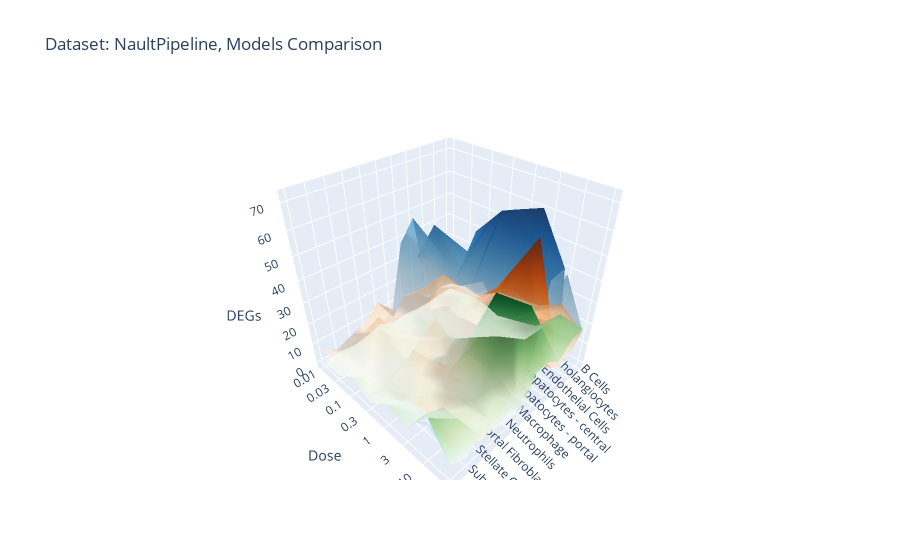
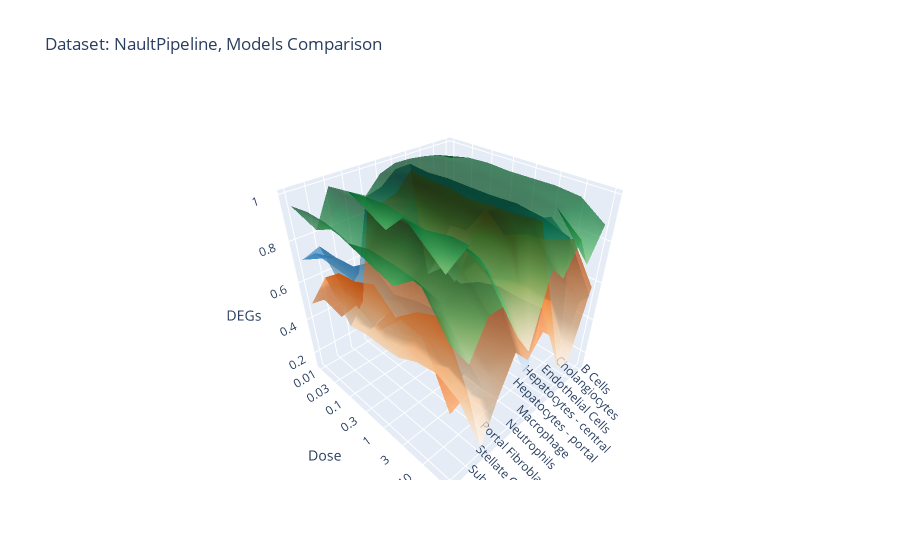

Here is the notebook cell these charts were saved with, in order:
### Markdown cell above
## 3d interactive

### Code cell
import plotly.graph_objects as go
import pandas as pd
import numpy as np


def get_3d(metric, models=MODELS, dataset='NaultPipeline'):
    dataset = METRICS_DF[METRICS_DF['dataset'] == dataset].sort_values(by=['dose', 'cell_type_test'])
    x_labels = sorted(dataset['cell_type_test'].unique().tolist())
    y_labels = sorted(dataset['dose'].unique().tolist())

    
    # Initialize the 3D plot
    fig = go.Figure()

    def per_model(model: str):
        dataset_model = dataset[dataset['model'] == model]
        x_numeric, x_labels = pd.factorize(dataset_model['cell_type_test'])
        y_numeric, y_labels = pd.factorize(dataset_model['dose'])
        z_values = dataset_model[metric]

        # Add a 3D mesh for each model
        fig.add_trace(go.Mesh3d(
            x=x_numeric, 
            y=y_numeric, 
            z=z_values,
            # alphahull=6,
            colorbar_title=metric,
            colorscale=color_maps[model],
            intensity=z_values,  # Intensity provides shading based on Z values
            name=model,
            opacity=0.7,
            showscale=False
        ))

    # Plot each model with its corresponding color map
    for model in MODELS:
        per_model(model)

    # Update layout with axis labels and tick text for categorical values
    fig.update_layout(
        scene=dict(
            xaxis=dict(
                title="",
                tickvals=np.arange(len(x_labels)),
                ticktext=x_labels,
                tickangle=45,
            ),
            yaxis=dict(
                title="Dose",
                tickvals=np.arange(len(y_labels)),
                ticktext=y_labels,
            ),
            zaxis=dict(title="DEGs"),
        ),
        title="Dataset: NaultPipeline, Models Comparison",
    )

    # Show plot
    fig.show()

get_3d('DEGs')
get_3d('r2mean')

### Figure 1 — Plotly figure (JSON) as saved in the notebook; plotly's stock layout.template omitted (floating-point values rounded to 4 significant figures)
{"data": [{"colorbar": {"title": {"text": "DEGs"}}, "colorscale": [[0, "rgb(247,251,255)"], [0.125, "rgb(222,235,247)"], [0.25, "rgb(198,219,239)"], [0.375, "rgb(158,202,225)"], [0.5, "rgb(107,174,214)"], [0.625, "rgb(66,146,198)"], [0.75, "rgb(33,113,181)"], [0.875, "rgb(8,81,156)"], [1, "rgb(8,48,107)"]], "intensity": [1, 1, 1, 47, 38, 7, 2, 5, 0, 1, 1, 8, 9, 9, 41, 36, 19, 0, 6, 0, 1, 7, 15, 9, 7, 34, 54, 11, 3, 5, 5, 0, 6, 4, 7, 5, 44, 33, 17, 3, 4, 4, 6, 6, 12, 5, 14, 60, 59, 26, 2, 4, 10, 2, 7, 11, 6, 22, 68, 70, 59, 5, 9, 15, 6, 9, 38, 20, 19, 72, 62, 46, 5, 12, 10, 7, 17, 17, 8, 5, 55, 54, 3, 1, 4, 8, 2, 6], "name": "ButterflyPipeline", "opacity": 0.7, "showscale": false, "type": "mesh3d", "x": [0, 1, 2, 3, 4, 5, 6, 7, 8, 9, 10, 0, 1, 2, 3, 4, 5, 6, 7, 8, 9, 10, 0, 1, 2, 3, 4, 5, 6, 7, 8, 9, 10, 0, 1, 2, 3, 4, 5, 6, 7, 8, 9, 10, 0, 1, 2, 3, 4, 5, 6, 7, 8, 9, 10, 0, 1, 2, 3, 4, 5, 6, 7, 8, 9, 10, 0, 1, 2, 3, 4, 5, 6, 7, 8, 9, 10, 0, 1, 2, 3, 4, 5, 6, 7, 8, 9, 10], "y": [0, 0, 0, 0, 0, 0, 0, 0, 0, 0, 0, 1, 1, 1, 1, 1, 1, 1, 1, 1, 1, 1, 2, 2, 2, 2, 2, 2, 2, 2, 2, 2, 2, 3, 3, 3, 3, 3, 3, 3, 3, 3, 3, 3, 4, 4, 4, 4, 4, 4, 4, 4, 4, 4, 4, 5, 5, 5, 5, 5, 5, 5, 5, 5, 5, 5, 6, 6, 6, 6, 6, 6, 6, 6, 6, 6, 6, 7, 7, 7, 7, 7, 7, 7, 7, 7, 7, 7], "z": [1, 1, 1, 47, 38, 7, 2, 5, 0, 1, 1, 8, 9, 9, 41, 36, 19, 0, 6, 0, 1, 7, 15, 9, 7, 34, 54, 11, 3, 5, 5, 0, 6, 4, 7, 5, 44, 33, 17, 3, 4, 4, 6, 6, 12, 5, 14, 60, 59, 26, 2, 4, 10, 2, 7, 11, 6, 22, 68, 70, 59, 5, 9, 15, 6, 9, 38, 20, 19, 72, 62, 46, 5, 12, 10, 7, 17, 17, 8, 5, 55, 54, 3, 1, 4, 8, 2, 6]}, {"colorbar": {"title": {"text": "DEGs"}}, "colorscale": [[0, "rgb(255,245,235)"], [0.125, "rgb(254,230,206)"], [0.25, "rgb(253,208,162)"], [0.375, "rgb(253,174,107)"], [0.5, "rgb(253,141,60)"], [0.625, "rgb(241,105,19)"], [0.75, "rgb(217,72,1)"], [0.875, "rgb(166,54,3)"], [1, "rgb(127,39,4)"]], "intensity": [4, 5, 3, 9, 11, 3, 15, 9, 6, 3, 6, 7, 11, 21, 19, 8, 9, 2, 10, 14, 8, 8, 6, 11, 12, 13, 23, 5, 7, 18, 27, 4, 8, 14, 10, 4, 11, 17, 10, 14, 13, 7, 4, 6, 16, 8, 23, 29, 31, 13, 7, 14, 26, 4, 17, 18, 16, 30, 38, 41, 28, 20, 30, 44, 13, 20, 24, 20, 26, 62, 58, 37, 20, 5, 17, 24, 22, 16, 9, 7, 12, 18, 5, 15, 8, 4, 10, 14], "name": "ScPreGanPipeline", "opacity": 0.7, "showscale": false, "type": "mesh3d", "x": [0, 1, 2, 3, 4, 5, 6, 7, 8, 9, 10, 0, 1, 2, 3, 4, 5, 6, 7, 8, 9, 10, 0, 1, 2, 3, 4, 5, 6, 7, 8, 9, 10, 0, 1, 2, 3, 4, 5, 6, 7, 8, 9, 10, 0, 1, 2, 3, 4, 5, 6, 7, 8, 9, 10, 0, 1, 2, 3, 4, 5, 6, 7, 8, 9, 10, 0, 1, 2, 3, 4, 5, 6, 7, 8, 9, 10, 0, 1, 2, 3, 4, 5, 6, 7, 8, 9, 10], "y": [0, 0, 0, 0, 0, 0, 0, 0, 0, 0, 0, 1, 1, 1, 1, 1, 1, 1, 1, 1, 1, 1, 2, 2, 2, 2, 2, 2, 2, 2, 2, 2, 2, 3, 3, 3, 3, 3, 3, 3, 3, 3, 3, 3, 4, 4, 4, 4, 4, 4, 4, 4, 4, 4, 4, 5, 5, 5, 5, 5, 5, 5, 5, 5, 5, 5, 6, 6, 6, 6, 6, 6, 6, 6, 6, 6, 6, 7, 7, 7, 7, 7, 7, 7, 7, 7, 7, 7], "z": [4, 5, 3, 9, 11, 3, 15, 9, 6, 3, 6, 7, 11, 21, 19, 8, 9, 2, 10, 14, 8, 8, 6, 11, 12, 13, 23, 5, 7, 18, 27, 4, 8, 14, 10, 4, 11, 17, 10, 14, 13, 7, 4, 6, 16, 8, 23, 29, 31, 13, 7, 14, 26, 4, 17, 18, 16, 30, 38, 41, 28, 20, 30, 44, 13, 20, 24, 20, 26, 62, 58, 37, 20, 5, 17, 24, 22, 16, 9, 7, 12, 18, 5, 15, 8, 4, 10, 14]}, {"colorbar": {"title": {"text": "DEGs"}}, "colorscale": [[0, "rgb(247,252,245)"], [0.125, "rgb(229,245,224)"], [0.25, "rgb(199,233,192)"], [0.375, "rgb(161,217,155)"], [0.5, "rgb(116,196,118)"], [0.625, "rgb(65,171,93)"], [0.75, "rgb(35,139,69)"], [0.875, "rgb(0,109,44)"], [1, "rgb(0,68,27)"]], "intensity": [1, 1, 0, 0, 1, 0, 3, 1, 0, 1, 0, 3, 3, 0, 0, 3, 0, 1, 0, 0, 1, 0, 4, 2, 1, 1, 3, 1, 2, 1, 0, 1, 6, 1, 1, 0, 1, 5, 1, 3, 0, 2, 3, 1, 4, 2, 4, 8, 14, 6, 2, 1, 3, 2, 8, 7, 4, 10, 22, 39, 24, 8, 4, 1, 4, 5, 19, 19, 22, 35, 39, 30, 13, 9, 6, 18, 21, 18, 16, 10, 15, 15, 0, 7, 3, 6, 5, 5], "name": "ScGenPipeline", "opacity": 0.7, "showscale": false, "type": "mesh3d", "x": [0, 1, 2, 3, 4, 5, 6, 7, 8, 9, 10, 0, 1, 2, 3, 4, 5, 6, 7, 8, 9, 10, 0, 1, 2, 3, 4, 5, 6, 7, 8, 9, 10, 0, 1, 2, 3, 4, 5, 6, 7, 8, 9, 10, 0, 1, 2, 3, 4, 5, 6, 7, 8, 9, 10, 0, 1, 2, 3, 4, 5, 6, 7, 8, 9, 10, 0, 1, 2, 3, 4, 5, 6, 7, 8, 9, 10, 0, 1, 2, 3, 4, 5, 6, 7, 8, 9, 10], "y": [0, 0, 0, 0, 0, 0, 0, 0, 0, 0, 0, 1, 1, 1, 1, 1, 1, 1, 1, 1, 1, 1, 2, 2, 2, 2, 2, 2, 2, 2, 2, 2, 2, 3, 3, 3, 3, 3, 3, 3, 3, 3, 3, 3, 4, 4, 4, 4, 4, 4, 4, 4, 4, 4, 4, 5, 5, 5, 5, 5, 5, 5, 5, 5, 5, 5, 6, 6, 6, 6, 6, 6, 6, 6, 6, 6, 6, 7, 7, 7, 7, 7, 7, 7, 7, 7, 7, 7], "z": [1, 1, 0, 0, 1, 0, 3, 1, 0, 1, 0, 3, 3, 0, 0, 3, 0, 1, 0, 0, 1, 0, 4, 2, 1, 1, 3, 1, 2, 1, 0, 1, 6, 1, 1, 0, 1, 5, 1, 3, 0, 2, 3, 1, 4, 2, 4, 8, 14, 6, 2, 1, 3, 2, 8, 7, 4, 10, 22, 39, 24, 8, 4, 1, 4, 5, 19, 19, 22, 35, 39, 30, 13, 9, 6, 18, 21, 18, 16, 10, 15, 15, 0, 7, 3, 6, 5, 5]}], "layout": {"scene": {"xaxis": {"tickangle": 45, "ticktext": ["B Cells", "Cholangiocytes", "Endothelial Cells", "Hepatocytes - central", "Hepatocytes - portal", "Macrophage", "Neutrophils", "Portal Fibroblasts", "Stellate Cells", "Subtype 1", "T Cells"], "tickvals": [0, 1, 2, 3, 4, 5, 6, 7, 8, 9, 10], "title": {"text": ""}}, "yaxis": {"ticktext": [0.01, 0.03, 0.1, 0.3, 1, 3, 10, 30], "tickvals": [0, 1, 2, 3, 4, 5, 6, 7], "title": {"text": "Dose"}}, "zaxis": {"title": {"text": "DEGs"}}}, "title": {"text": "Dataset: NaultPipeline, Models Comparison"}}}

### Figure 2 — Plotly figure (JSON) as saved in the notebook; plotly's stock layout.template omitted (floating-point values rounded to 4 significant figures)
{"data": [{"colorbar": {"title": {"text": "r2mean"}}, "colorscale": [[0, "rgb(247,251,255)"], [0.125, "rgb(222,235,247)"], [0.25, "rgb(198,219,239)"], [0.375, "rgb(158,202,225)"], [0.5, "rgb(107,174,214)"], [0.625, "rgb(66,146,198)"], [0.75, "rgb(33,113,181)"], [0.875, "rgb(8,81,156)"], [1, "rgb(8,48,107)"]], "intensity": [0.745, 0.637, 0.539, 0.964, 0.962, 0.904, 0.885, 0.531, 0.453, 0.743, 0.714, 0.759, 0.672, 0.564, 0.956, 0.951, 0.912, 0.746, 0.526, 0.484, 0.741, 0.797, 0.764, 0.691, 0.555, 0.964, 0.941, 0.92, 0.845, 0.564, 0.462, 0.753, 0.792, 0.76, 0.674, 0.572, 0.962, 0.945, 0.916, 0.856, 0.536, 0.441, 0.826, 0.789, 0.764, 0.687, 0.615, 0.962, 0.941, 0.891, 0.692, 0.651, 0.494, 0.746, 0.766, 0.824, 0.707, 0.632, 0.968, 0.956, 0.933, 0.874, 0.572, 0.518, 0.78, 0.841, 0.733, 0.651, 0.596, 0.953, 0.947, 0.837, 0.794, 0.576, 0.48, 0.796, 0.79, 0.529, 0.545, 0.269, 0.916, 0.861, 0.348, 0.546, 0.367, 0.471, 0.627, 0.624], "name": "ButterflyPipeline", "opacity": 0.7, "showscale": false, "type": "mesh3d", "x": [0, 1, 2, 3, 4, 5, 6, 7, 8, 9, 10, 0, 1, 2, 3, 4, 5, 6, 7, 8, 9, 10, 0, 1, 2, 3, 4, 5, 6, 7, 8, 9, 10, 0, 1, 2, 3, 4, 5, 6, 7, 8, 9, 10, 0, 1, 2, 3, 4, 5, 6, 7, 8, 9, 10, 0, 1, 2, 3, 4, 5, 6, 7, 8, 9, 10, 0, 1, 2, 3, 4, 5, 6, 7, 8, 9, 10, 0, 1, 2, 3, 4, 5, 6, 7, 8, 9, 10], "y": [0, 0, 0, 0, 0, 0, 0, 0, 0, 0, 0, 1, 1, 1, 1, 1, 1, 1, 1, 1, 1, 1, 2, 2, 2, 2, 2, 2, 2, 2, 2, 2, 2, 3, 3, 3, 3, 3, 3, 3, 3, 3, 3, 3, 4, 4, 4, 4, 4, 4, 4, 4, 4, 4, 4, 5, 5, 5, 5, 5, 5, 5, 5, 5, 5, 5, 6, 6, 6, 6, 6, 6, 6, 6, 6, 6, 6, 7, 7, 7, 7, 7, 7, 7, 7, 7, 7, 7], "z": [0.745, 0.637, 0.539, 0.964, 0.962, 0.904, 0.885, 0.531, 0.453, 0.743, 0.714, 0.759, 0.672, 0.564, 0.956, 0.951, 0.912, 0.746, 0.526, 0.484, 0.741, 0.797, 0.764, 0.691, 0.555, 0.964, 0.941, 0.92, 0.845, 0.564, 0.462, 0.753, 0.792, 0.76, 0.674, 0.572, 0.962, 0.945, 0.916, 0.856, 0.536, 0.441, 0.826, 0.789, 0.764, 0.687, 0.615, 0.962, 0.941, 0.891, 0.692, 0.651, 0.494, 0.746, 0.766, 0.824, 0.707, 0.632, 0.968, 0.956, 0.933, 0.874, 0.572, 0.518, 0.78, 0.841, 0.733, 0.651, 0.596, 0.953, 0.947, 0.837, 0.794, 0.576, 0.48, 0.796, 0.79, 0.529, 0.545, 0.269, 0.916, 0.861, 0.348, 0.546, 0.367, 0.471, 0.627, 0.624]}, {"colorbar": {"title": {"text": "r2mean"}}, "colorscale": [[0, "rgb(255,245,235)"], [0.125, "rgb(254,230,206)"], [0.25, "rgb(253,208,162)"], [0.375, "rgb(253,174,107)"], [0.5, "rgb(253,141,60)"], [0.625, "rgb(241,105,19)"], [0.75, "rgb(217,72,1)"], [0.875, "rgb(166,54,3)"], [1, "rgb(127,39,4)"]], "intensity": [0.56, 0.407, 0.328, 0.935, 0.852, 0.832, 0.828, 0.368, 0.261, 0.587, 0.489, 0.575, 0.293, 0.426, 0.927, 0.841, 0.87, 0.697, 0.309, 0.286, 0.666, 0.575, 0.74, 0.578, 0.383, 0.925, 0.901, 0.87, 0.794, 0.465, 0.287, 0.682, 0.554, 0.643, 0.442, 0.453, 0.91, 0.874, 0.854, 0.808, 0.477, 0.298, 0.729, 0.676, 0.692, 0.514, 0.487, 0.922, 0.85, 0.869, 0.616, 0.441, 0.355, 0.637, 0.627, 0.711, 0.542, 0.483, 0.922, 0.835, 0.854, 0.834, 0.36, 0.375, 0.733, 0.76, 0.764, 0.496, 0.491, 0.939, 0.882, 0.848, 0.766, 0.294, 0.315, 0.781, 0.748, 0.578, 0.189, 0.222, 0.453, 0.534, 0.442, 0.537, 0.358, 0.136, 0.521, 0.486], "name": "ScPreGanPipeline", "opacity": 0.7, "showscale": false, "type": "mesh3d", "x": [0, 1, 2, 3, 4, 5, 6, 7, 8, 9, 10, 0, 1, 2, 3, 4, 5, 6, 7, 8, 9, 10, 0, 1, 2, 3, 4, 5, 6, 7, 8, 9, 10, 0, 1, 2, 3, 4, 5, 6, 7, 8, 9, 10, 0, 1, 2, 3, 4, 5, 6, 7, 8, 9, 10, 0, 1, 2, 3, 4, 5, 6, 7, 8, 9, 10, 0, 1, 2, 3, 4, 5, 6, 7, 8, 9, 10, 0, 1, 2, 3, 4, 5, 6, 7, 8, 9, 10], "y": [0, 0, 0, 0, 0, 0, 0, 0, 0, 0, 0, 1, 1, 1, 1, 1, 1, 1, 1, 1, 1, 1, 2, 2, 2, 2, 2, 2, 2, 2, 2, 2, 2, 3, 3, 3, 3, 3, 3, 3, 3, 3, 3, 3, 4, 4, 4, 4, 4, 4, 4, 4, 4, 4, 4, 5, 5, 5, 5, 5, 5, 5, 5, 5, 5, 5, 6, 6, 6, 6, 6, 6, 6, 6, 6, 6, 6, 7, 7, 7, 7, 7, 7, 7, 7, 7, 7, 7], "z": [0.56, 0.407, 0.328, 0.935, 0.852, 0.832, 0.828, 0.368, 0.261, 0.587, 0.489, 0.575, 0.293, 0.426, 0.927, 0.841, 0.87, 0.697, 0.309, 0.286, 0.666, 0.575, 0.74, 0.578, 0.383, 0.925, 0.901, 0.87, 0.794, 0.465, 0.287, 0.682, 0.554, 0.643, 0.442, 0.453, 0.91, 0.874, 0.854, 0.808, 0.477, 0.298, 0.729, 0.676, 0.692, 0.514, 0.487, 0.922, 0.85, 0.869, 0.616, 0.441, 0.355, 0.637, 0.627, 0.711, 0.542, 0.483, 0.922, 0.835, 0.854, 0.834, 0.36, 0.375, 0.733, 0.76, 0.764, 0.496, 0.491, 0.939, 0.882, 0.848, 0.766, 0.294, 0.315, 0.781, 0.748, 0.578, 0.189, 0.222, 0.453, 0.534, 0.442, 0.537, 0.358, 0.136, 0.521, 0.486]}, {"colorbar": {"title": {"text": "r2mean"}}, "colorscale": [[0, "rgb(247,252,245)"], [0.125, "rgb(229,245,224)"], [0.25, "rgb(199,233,192)"], [0.375, "rgb(161,217,155)"], [0.5, "rgb(116,196,118)"], [0.625, "rgb(65,171,93)"], [0.75, "rgb(35,139,69)"], [0.875, "rgb(0,109,44)"], [1, "rgb(0,68,27)"]], "intensity": [0.929, 0.964, 0.978, 0.988, 0.99, 0.964, 0.889, 0.935, 0.982, 0.819, 0.953, 0.96, 0.968, 0.988, 0.982, 0.99, 0.98, 0.769, 0.949, 0.98, 0.867, 0.97, 0.966, 0.972, 0.98, 0.984, 0.99, 0.978, 0.869, 0.958, 0.984, 0.854, 0.97, 0.96, 0.968, 0.984, 0.98, 0.99, 0.962, 0.87, 0.935, 0.988, 0.876, 0.939, 0.962, 0.966, 0.978, 0.974, 0.984, 0.956, 0.709, 0.933, 0.986, 0.78, 0.966, 0.964, 0.956, 0.974, 0.978, 0.984, 0.98, 0.891, 0.958, 0.968, 0.865, 0.964, 0.953, 0.943, 0.964, 0.947, 0.976, 0.925, 0.806, 0.929, 0.92, 0.834, 0.951, 0.874, 0.728, 0.874, 0.743, 0.823, 0.487, 0.612, 0.801, 0.805, 0.654, 0.792], "name": "ScGenPipeline", "opacity": 0.7, "showscale": false, "type": "mesh3d", "x": [0, 1, 2, 3, 4, 5, 6, 7, 8, 9, 10, 0, 1, 2, 3, 4, 5, 6, 7, 8, 9, 10, 0, 1, 2, 3, 4, 5, 6, 7, 8, 9, 10, 0, 1, 2, 3, 4, 5, 6, 7, 8, 9, 10, 0, 1, 2, 3, 4, 5, 6, 7, 8, 9, 10, 0, 1, 2, 3, 4, 5, 6, 7, 8, 9, 10, 0, 1, 2, 3, 4, 5, 6, 7, 8, 9, 10, 0, 1, 2, 3, 4, 5, 6, 7, 8, 9, 10], "y": [0, 0, 0, 0, 0, 0, 0, 0, 0, 0, 0, 1, 1, 1, 1, 1, 1, 1, 1, 1, 1, 1, 2, 2, 2, 2, 2, 2, 2, 2, 2, 2, 2, 3, 3, 3, 3, 3, 3, 3, 3, 3, 3, 3, 4, 4, 4, 4, 4, 4, 4, 4, 4, 4, 4, 5, 5, 5, 5, 5, 5, 5, 5, 5, 5, 5, 6, 6, 6, 6, 6, 6, 6, 6, 6, 6, 6, 7, 7, 7, 7, 7, 7, 7, 7, 7, 7, 7], "z": [0.929, 0.964, 0.978, 0.988, 0.99, 0.964, 0.889, 0.935, 0.982, 0.819, 0.953, 0.96, 0.968, 0.988, 0.982, 0.99, 0.98, 0.769, 0.949, 0.98, 0.867, 0.97, 0.966, 0.972, 0.98, 0.984, 0.99, 0.978, 0.869, 0.958, 0.984, 0.854, 0.97, 0.96, 0.968, 0.984, 0.98, 0.99, 0.962, 0.87, 0.935, 0.988, 0.876, 0.939, 0.962, 0.966, 0.978, 0.974, 0.984, 0.956, 0.709, 0.933, 0.986, 0.78, 0.966, 0.964, 0.956, 0.974, 0.978, 0.984, 0.98, 0.891, 0.958, 0.968, 0.865, 0.964, 0.953, 0.943, 0.964, 0.947, 0.976, 0.925, 0.806, 0.929, 0.92, 0.834, 0.951, 0.874, 0.728, 0.874, 0.743, 0.823, 0.487, 0.612, 0.801, 0.805, 0.654, 0.792]}], "layout": {"scene": {"xaxis": {"tickangle": 45, "ticktext": ["B Cells", "Cholangiocytes", "Endothelial Cells", "Hepatocytes - central", "Hepatocytes - portal", "Macrophage", "Neutrophils", "Portal Fibroblasts", "Stellate Cells", "Subtype 1", "T Cells"], "tickvals": [0, 1, 2, 3, 4, 5, 6, 7, 8, 9, 10], "title": {"text": ""}}, "yaxis": {"ticktext": [0.01, 0.03, 0.1, 0.3, 1, 3, 10, 30], "tickvals": [0, 1, 2, 3, 4, 5, 6, 7], "title": {"text": "Dose"}}, "zaxis": {"title": {"text": "DEGs"}}}, "title": {"text": "Dataset: NaultPipeline, Models Comparison"}}}
